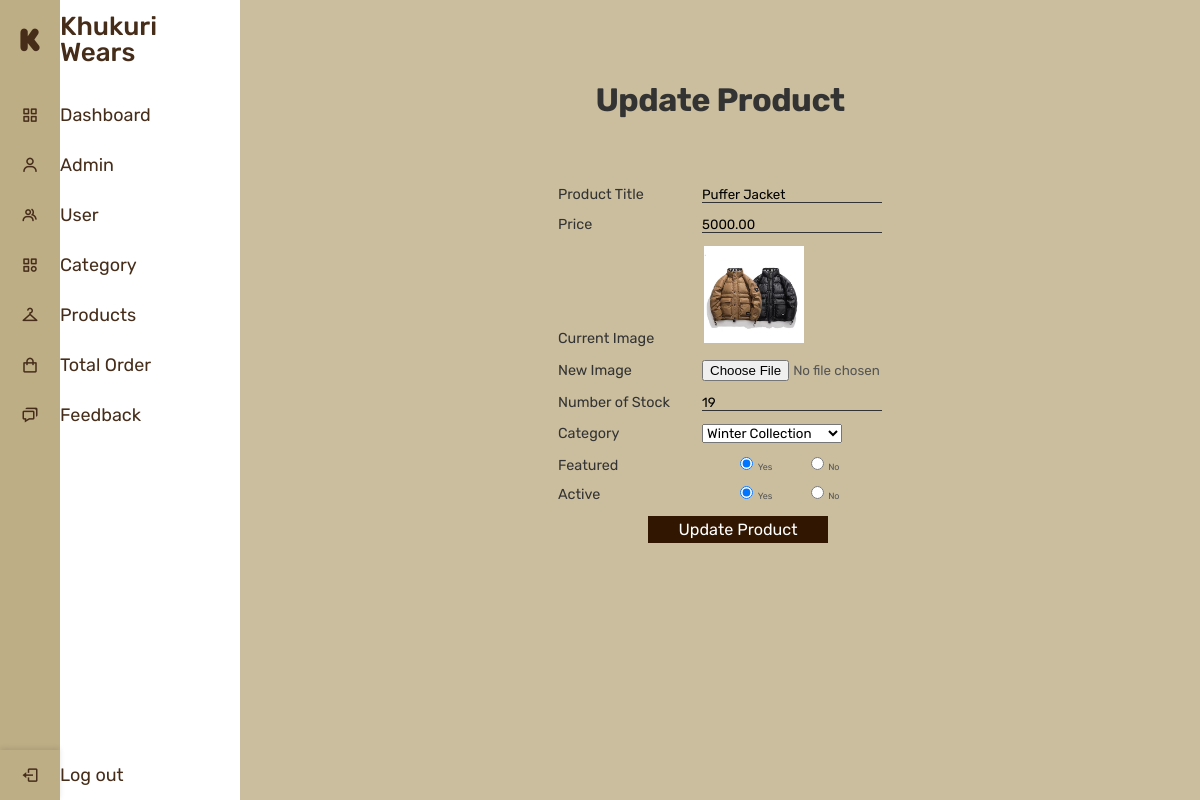
The page /admin/update-products.php?id=1 (signed in) on the database its author committed.
### tables this page shows
CREATE TABLE `products` (
  `id` int(11) NOT NULL,
  `title` varchar(150) DEFAULT NULL,
  `price` decimal(10,2) DEFAULT NULL,
  `image_name` varchar(255) DEFAULT NULL,
  `stock` int(100) NOT NULL,
  `category_title` varchar(255) NOT NULL,
  `featured` varchar(10) DEFAULT NULL,
  `active` varchar(10) DEFAULT NULL
);

CREATE TABLE `category` (
  `id` int(11) NOT NULL,
  `title` varchar(100) DEFAULT NULL,
  `image_name` varchar(255) DEFAULT NULL,
  `featured` varchar(10) DEFAULT NULL,
  `active` varchar(10) DEFAULT NULL
);

### config/include.php (called while the page is built, shortened)
<?php
  $home="http://localhost/Khukuri-wears/";
?>

### admin/update-products.php (the view, shortened to what this page needs)
<?php
  include('navbar.php');
?>
<div class="main-content">
  <div class="wrapper">
    <?php
      if(isset($_GET['id'])){
        $id=$_GET['id'];
        $sql2="SELECT * FROM products WHERE id=$id";
        $res2=mysqli_query($conn,$sql2);
          $row2=mysqli_fetch_assoc($res2);
          $title=$row2['title'];
          $price=$row2['price'];
          $current_image=$row2['image_name'];
          $stock=$row2['stock'];
          $current_category=$row2['category_title'];
          $featured=$row2['featured'];
          $active=$row2['active'];
        }else{
        header("location:".$home.'admin/manage-products.php');
      }
    ?>
    <form action="" method="POST" enctype="multipart/form-data" class="add-form">
      <h2 class="add-product heading-secondary center-text">Update Product</h2>
      <div class="center-container">
        <div class="update-product-form">
          <div class="title">
            <label class="add-product-label" for="title">Product Title</label><input class="add-box" name="title"
              value="<?php echo $title; ?>" id="title" type="text" placeholder="" required />
          </div>
          <div class="price">
            <label class="add-product-label" for="price">Price</label><input class="add-box" name="price" id="price"
              value="<?php echo $price; ?>" type="text" placeholder="" required />
          </div>
          <div class="image">
            <label class="add-product-label" for="image">Current Image</label><?php
              if($current_image!=""){
                ?>
            <img src="<?php echo $home;?>img/products/<?php echo $current_image;?>" width="100px">
            <?php
              }else{
                echo "<div class='error'>Image Not Added</div>";
              }
            ?>
          </div>
          <div class="image">
            <label class="add-product-label" for="image">New Image</label><input class="add-box" name="image" id="image"
              type="file" placeholder="" />
          </div>
          <div class="stock">
            <label class="add-product-label" for="stock">Number of Stock</label><input class="add-box" name="stock"
              id="stock" value="<?php echo $stock; ?>" type="text" placeholder="" required />
          </div>
          <div class="category">
            <label class="add-product-label" for="image">Category</label><select name="category">
              <?php
  $sql="SELECT * FROM category WHERE active='Yes'";
  $res=mysqli_query($conn,$sql);
  $count=mysqli_num_rows($res);
  if($count>0){
    while($row=mysqli_fetch_assoc($res)){
      $category_title=$row['title'];
      ?>
              <option <?php if($current_category==$category_title){echo "selected";}?>
                value="<?php echo $category_title;?>">
                <?php echo $category_title; ?></option>
              <?php
    }
  }else{
    echo"<option value='0'>Category not available</option>";
  }
?>
            </select>
          </div>
          <div class="featured">
            <label class="add-product-label" for="featured">Featured</label>
            <input <?php if($featured=="Yes"){echo "checked";}?> type="radio" name="featured" value="Yes">Yes
            <input <?php if($featured=="No"){echo "checked";}?> type="radio" name="featured" value="No">No
          </div>
          <div class="active">
            <label class="add-product-label" for="active">Active</label>
            <input <?php if($active=="Yes"){echo "checked";}?> type="radio" name="active" value="Yes">Yes
            <input <?php if($active=="No"){echo "checked";}?> type="radio" name="active" value="No">No
          </div>
          <input type="submit" name="submit" class="update-product-btn" value="Update Product" />
        </div>
      </div>
    </form>
  </div>
</div>

### admin/navbar-style.css (style rules this page uses)
* { margin: 0; padding: 0; box-sizing: border-box; font-family: 'Rubik', sans-serif; }

### css/admin-new.css (style rules this page uses)
.heading-secondary { margin: 3rem 0 !important; }
.main-content { position: relative; background: #cbbe9e; min-height: 100vh; width: calc(100% - 240px); left: 240px; transition: all 0.5s ease; }
.add-form { width: 100%; padding: 6rem 0; }
.add-box { width: 20rem; border: 0; outline: 0; background: transparent; border-bottom: 1px solid #333; box-sizing: border-box; }
.add-category.heading-secondary, .add-product.heading-secondary { margin: 0; }
.center-container { display: flex; justify-content: center; align-items: center; height: 30rem; }
.add-product-label, .add-category-label { display: inline-block; width: 16rem; font-size: 1.6rem; color: #333; }
input[type="radio"] { margin-left: 4rem; margin-right: 0.5rem; cursor: pointer; }
input[type="file"] { border: none; outline: none; cursor: pointer; }
.update-category-btn, .update-product-btn { margin-left: 10rem; font-size: 1.8rem; width: 20rem; height: 3rem; cursor: pointer; background-color: #311601; color: #fff; border: none; }
.update-product-form { width: 100%; height: 70%; display: grid; grid-template-rows: repeat(8, 1fr); gap: 1.5rem; justify-content: center; align-items: center; }

### css/general.css (style rules this page uses)
* { padding: 0; margin: 0; box-sizing: border-box; }
html { font-size: 62.5%; overflow-x: hidden; }
body { font-family: "Rubik", sans-serif; line-height: 1; font-weight: 400; color: #555; overflow-x: hidden; }
.heading-secondary, .heading-secondary-contact { font-size: 4.4rem; line-height: 1.2; margin-bottom: 8.4rem; }
.heading-primary, .heading-secondary, .heading-secondary-contact, .heading-tertiary { font-weight: 700; color: #333; letter-spacing: -0.5px; }
.heading-secondary, .heading-secondary-contact { font-size: 4.4rem; line-height: 1.2; margin-bottom: 9.6rem; }
.center-text { text-align: center; }

### css/queries.css (style rules this page uses)
@media (max-width: 75em) { html { font-size: 56.25%; } }
@media (max-width: 75em) { .heading-secondary { font-size: 3.6rem; } }

### rows shown on the page
products: title "Puffer Jacket", price "5000.00", image_name (picture), stock "19", category "Winter Collection", featured "☑", active "☑"
